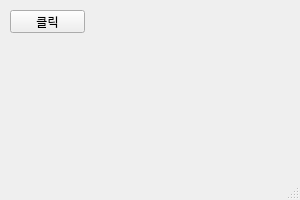
<?xml version="1.0" encoding="UTF-8"?>
<ui version="4.0">
 <class>MainWindow</class>
 <widget class="QMainWindow" name="MainWindow">
  <property name="geometry">
   <rect>
    <x>0</x>
    <y>0</y>
    <width>300</width>
    <height>200</height>
   </rect>
  </property>
  <property name="windowTitle">
   <string>MainWindow</string>
  </property>
  <widget class="QWidget" name="centralwidget">
   <widget class="QPushButton" name="pushButton">
    <property name="geometry">
     <rect>
      <x>10</x>
      <y>10</y>
      <width>75</width>
      <height>23</height>
     </rect>
    </property>
    <property name="text">
     <string>클릭</string>
    </property>
   </widget>
  </widget>
  <widget class="QMenuBar" name="menubar">
   <property name="geometry">
    <rect>
     <x>0</x>
     <y>0</y>
     <width>300</width>
     <height>21</height>
    </rect>
   </property>
  </widget>
  <widget class="QStatusBar" name="statusbar"/>
 </widget>
 <resources/>
 <connections/>
</ui>
